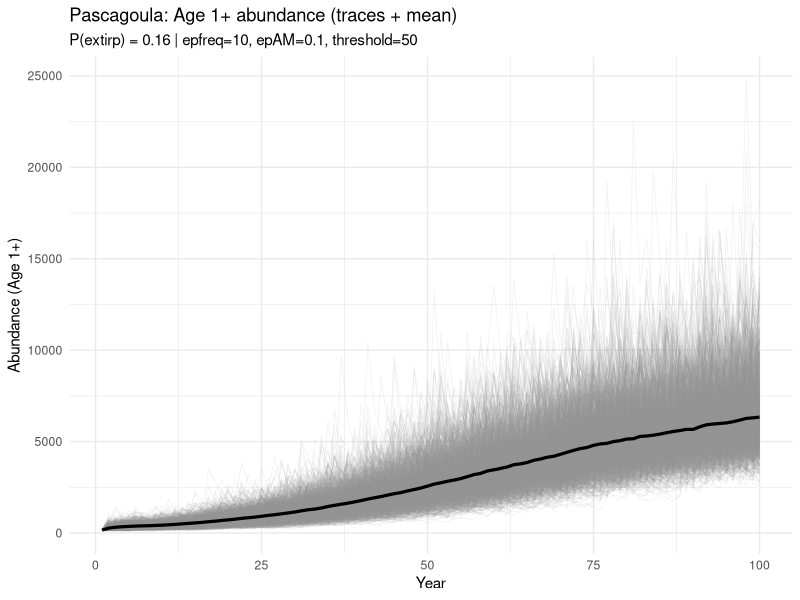
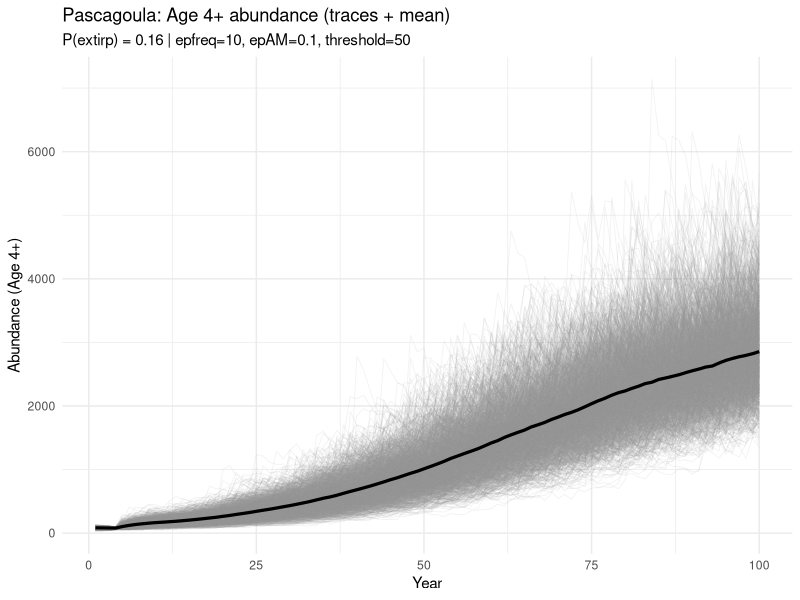

Here is the R script that generated these plots, in order:
############################################################
## Single-population PVA (self-contained)
## Endpoint: min(adults) <= threshold at any point in first 100 years
## Plots:
##   (1) Age 1+ abundance over years (traces + mean)
##   (2) Age 4+ abundance over years (traces + mean)
############################################################

rm(list = ls())

library(ggplot2)

# ============================================================
# INPUTS  (EDIT ONLY THIS SECTION)
# ============================================================

# Reproducibility
SEED <- 1

# Simulation controls
nT    <- 100     # number of years
A     <- 60      # max age
AR    <- 1       # recruitment age (age class recruits enter)
n_sim <- 2000    # number of simulations (>=500 recommended for probability work)

# Episodic event settings
epfreq <- 10    # years between episodic events (smaller => more frequent)
epAM   <- 0.10   # adult episodic mortality severity (0 to 1), adult survival reduced by X% in episodic years
epJM   <- 0.10   # subadult episodic mortality severity (0 to 1)

# Extirpation definition (adult threshold)
extir_threshold <- 50

# Global biological scalars (shared across pops in your meta inputs)
reck <- 2.8
K    <- 0.13
afec <- 100000
Wmat <- 0.15
sd_S <- 0.6

# ------------------------------------------------------------
# Population-specific scalars (UNCOMMENT EXACTLY ONE BLOCK)
# ------------------------------------------------------------

# # Example
# pop_name <- "Example"
# R0       <- 10000
# Madult   <- 0.15
# No       <- 5000

# # Pearl
# pop_name <- "Pearl"
# R0       <- 1832
# Madult   <- 0.274
# No       <- 797

# # Pascagoula
 pop_name <- "Pascagoula"
 R0       <- 1869
 Madult   <- 0.139
 No       <- 161

# # Escambia
# pop_name <- "Escambia"
# R0       <- 498
# Madult   <- 0.139
# No       <- 339

# # Yellow
# pop_name <- "Yellow"
# R0       <- 327
# Madult   <- 0.139
# No       <- 2962

# # Choctawhatchee
# pop_name <- "Choctawhatchee"
# R0       <- 461
# Madult   <- 0.117
# No       <- 2183

# # Apalachicola
# pop_name <- "Apalachicola"
# R0       <- 537
# Madult   <- 0.117
# No       <- 1359

# # Suwannee
# pop_name <- "Suwannee"
# R0       <- 655
# Madult   <- 0.117
# No       <- 6295

# IMPORTANT: Uncomment one block above. If you forget, you'll get an error below.

# Plot options
save_plots <- FALSE
plot_age1_file <- "timeseries_age1plus.png"
plot_age4_file <- "timeseries_age4plus.png"


# ============================================================
# Make sure to have a population above or errors occur
# ============================================================
if (!exists("pop_name") || !exists("R0") || !exists("Madult") || !exists("No")) {
  stop("You must uncomment EXACTLY ONE population block in the INPUTS section (pop_name, R0, Madult, No).")
}

# ============================================================
# MODEL DO NOT MODIFY BELOW
# ============================================================

set.seed(SEED)

# Ages
ages <- 1:A
la   <- (1 - exp(-K * ages))
wa   <- la^3
fec  <- pmax(0, wa - Wmat) * afec

# Adult cutoff age (matches MetaPVA formula)
amat <- as.integer(-log(1 - Wmat^(1/3)) / K)
amat <- max(1, min(A, amat))

# Length-based survival-at-age (MetaPVA uses *0.66)
Sa <- exp(-Madult / la * 0.66)   # length A; transition a->a+1 uses Sa[a]

# Survivorship lx (length A)
lx <- numeric(A)
lx[1] <- 1
if (A > 1) {
  for (a in 2:A) lx[a] <- lx[a - 1] * Sa[a - 1]
}

# Eggs per recruit + Beverton-Holt params
phie <- sum(lx * fec)
R_A  <- reck / phie
R_B  <- (reck - 1) / (R0 * phie)

# Initial population size
Rinit <- No / sum(lx)
N1    <- as.integer(round(sum(Rinit * lx)))

# Episodic years per simulation
ep_flag <- matrix(FALSE, nrow = nT, ncol = n_sim)
if (epfreq <= nT) {
  n_samp <- as.integer(nT / epfreq)
  for (j in 1:n_sim) {
    yrs <- sample.int(nT, n_samp, replace = FALSE)
    ep_flag[yrs, j] <- TRUE
  }
}

# Episodic multipliers for survival transitions (ages AR..A-1)
# Subadults: AR < age < amat
# Adults:    age >= amat
ages_surv <- AR:(A - 1)
mult_episode <- rep(1, length(ages_surv))
if (length(ages_surv) > 0) {
  for (k in seq_along(ages_surv)) {
    a <- ages_surv[k]
    if (a == AR) {
      mult_episode[k] <- 1
    } else if (a < amat) {
      mult_episode[k] <- 1 - epJM
    } else {
      mult_episode[k] <- 1 - epAM
    }
  }
}

# Environmental effects
rec_dev <- matrix(
  exp(rnorm((A - AR + 1) * n_sim, 0, sd_S) + 0.5 * sd_S^2),
  nrow = (A - AR + 1), ncol = n_sim
)
anom <- matrix(
  exp(rnorm((nT - 1) * n_sim, 0, sd_S)),
  nrow = (nT - 1), ncol = n_sim
)

# State: numbers-at-age each year (A x n_sim)
N <- matrix(0L, nrow = A, ncol = n_sim)

# Initialize populations
base_w <- lx[AR:A]
for (j in 1:n_sim) {
  w <- base_w * rec_dev[, j]
  w <- w / sum(w)
  N[AR:A, j] <- as.vector(rmultinom(1, N1, w))
}

# Time series storage
N_age1plus <- matrix(0, nrow = nT, ncol = n_sim)
N_age4plus <- matrix(0, nrow = nT, ncol = n_sim)
N_adults   <- matrix(0, nrow = nT, ncol = n_sim)  # adults = amat+

record_metrics <- function(t, Nmat) {
  N_age1plus[t, ] <<- colSums(Nmat)
  if (A >= 4) N_age4plus[t, ] <<- colSums(Nmat[4:A, , drop = FALSE]) else N_age4plus[t, ] <<- 0
  N_adults[t, ] <<- colSums(Nmat[amat:A, , drop = FALSE])
}

# Record year 1
record_metrics(1, N)

# Dynamics over years
for (t in 2:nT) {
  
  # Eggs from prior year
  Et <- colSums(N[AR:A, , drop = FALSE] * fec[AR:A])
  
  # Recruitment to age AR
  recruits <- as.integer((R_A * Et * anom[t - 1, ]) / (1 + R_B * Et))
  
  # Next year state
  N_next <- matrix(0L, nrow = A, ncol = n_sim)
  N_next[AR, ] <- recruits
  
  # Survival transitions a -> a+1 for a = AR..A-1
  if (A > AR) {
    surv_base <- Sa[AR:(A - 1)]  # baseline per-age transition survival
    
    for (k in seq_along(ages_surv)) {
      a <- ages_surv[k]
      
      mult_sim <- ifelse(ep_flag[t - 1, ], mult_episode[k], 1)
      pvec <- pmin(pmax(surv_base[k] * mult_sim, 0), 1)
      
      N_next[a + 1, ] <- rbinom(
        n    = n_sim,
        size = pmax(0L, N[a, ]),
        prob = pvec
      )
    }
  }
  
  N <- N_next
  record_metrics(t, N)
}

# ============================================================
# EXTIRPATION PROBABILITY
# ============================================================

ext_window <- min(100, nT)
min_adults <- apply(N_adults[1:ext_window, , drop = FALSE], 2, min)
extirp_ind <- (min_adults <= extir_threshold)
p_extirp   <- mean(extirp_ind)

cat("\nPopulation:", pop_name, "\n")
cat("Years:", nT, " | Sims:", n_sim, " | A:", A, " | AR:", AR, "\n")
cat("epfreq =", epfreq, " | epAM =", epAM, " | epJM =", epJM, "\n")
cat("Adult cutoff amat =", amat, " | threshold =", extir_threshold, "\n")
cat("P(extirpation) = P(min adults <= threshold in years 1..", ext_window, ") = ",
    round(p_extirp, 4), "\n\n", sep = "")

# ============================================================
# PLOTTING (traces + mean)
# ============================================================

years <- 1:nT

df1 <- data.frame(
  year = rep(years, times = n_sim),
  sim  = rep(1:n_sim, each = nT),
  N    = as.vector(N_age1plus)
)

df4 <- data.frame(
  year = rep(years, times = n_sim),
  sim  = rep(1:n_sim, each = nT),
  N    = as.vector(N_age4plus)
)

mean1 <- data.frame(year = years, N = rowMeans(N_age1plus))
mean4 <- data.frame(year = years, N = rowMeans(N_age4plus))

p1 <- ggplot(df1, aes(x = year, y = N, group = sim)) +
  geom_line(alpha = 0.12, linewidth = 0.3, color = "grey60") +
  geom_line(data = mean1, aes(x = year, y = N), inherit.aes = FALSE,
            linewidth = 1.1, color = "black") +
  labs(
    title = paste0(pop_name, ": Age 1+ abundance (traces + mean)"),
    subtitle = paste0("P(extirp) = ", round(p_extirp, 3),
                      " | epfreq=", epfreq, ", epAM=", epAM, ", threshold=", extir_threshold),
    x = "Year",
    y = "Abundance (Age 1+)"
  ) +
  theme_minimal()

p4 <- ggplot(df4, aes(x = year, y = N, group = sim)) +
  geom_line(alpha = 0.12, linewidth = 0.3, color = "grey60") +
  geom_line(data = mean4, aes(x = year, y = N), inherit.aes = FALSE,
            linewidth = 1.1, color = "black") +
  labs(
    title = paste0(pop_name, ": Age 4+ abundance (traces + mean)"),
    subtitle = paste0("P(extirp) = ", round(p_extirp, 3),
                      " | epfreq=", epfreq, ", epAM=", epAM, ", threshold=", extir_threshold),
    x = "Year",
    y = "Abundance (Age 4+)"
  ) +
  theme_minimal()

print(p1)
print(p4)

if (save_plots) {
  ggsave(plot_age1_file, p1, width = 9, height = 4.8, dpi = 300)
  ggsave(plot_age4_file, p4, width = 9, height = 4.8, dpi = 300)
  cat("Saved plots:\n  ", plot_age1_file, "\n  ", plot_age4_file, "\n", sep = "")
}

# NOTE:
# plotting becomes slow for very large n_sim (e.g., 20000),
# keep n_sim large for probability estimation but plot traces using a smaller
# subset of simulations (e.g., sample 200 sims for plotting).
